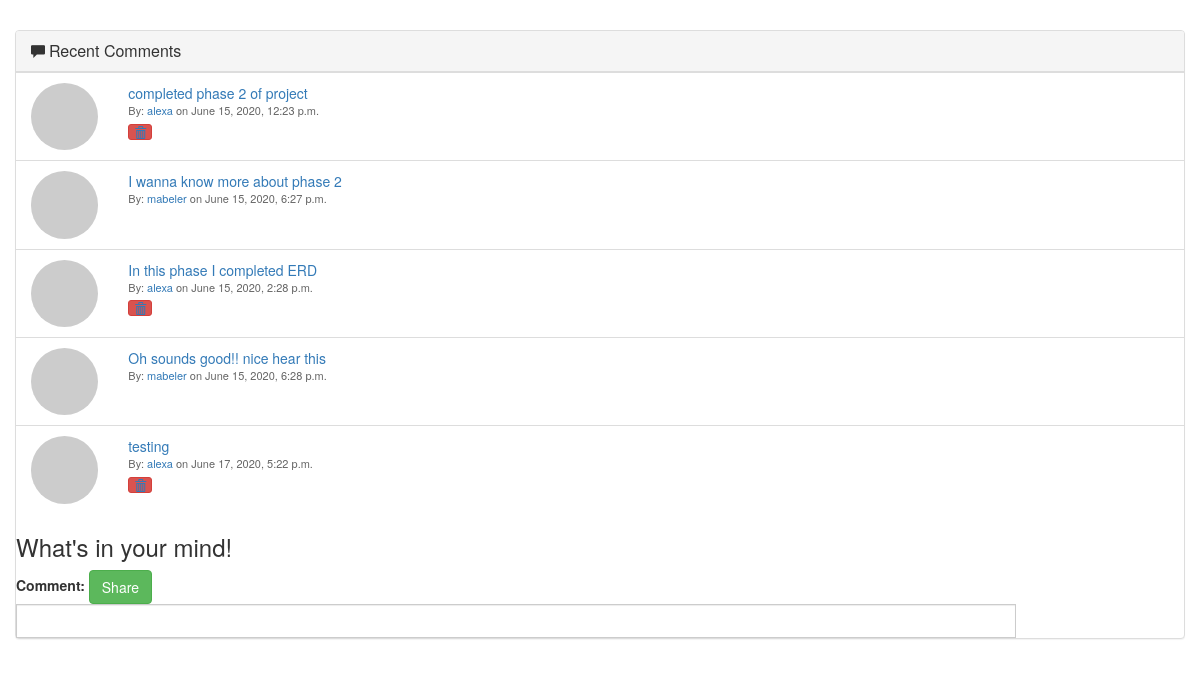
Screenshot of /PyTraker/comments/ (signed in) with the database file from the repository.
### PyTraker/models.py (models this page shows)
class Comments(models.Model):
    user = models.ForeignKey(User, on_delete=models.CASCADE)
    comment = models.CharField(max_length=2000)
    comment_date = models.DateTimeField()
    workdiary = models.ForeignKey(WorkDiary, on_delete=models.CASCADE, default='1')

### PyTraker/views.py (the view, shortened to what this page needs)
# urls.py: path("PyTraker/comments/", views.comment_create_view, name="comment-add"),
@login_required
def comment_create_view(request):
    comments = Comments.objects.all()
    date = datetime.now()
    context = {
        'object': comments,
        'time': defaultfilters.date(date, "Y-m-d h:i A")
    }
    return render(request, "PyTraker/comment_form.html", context)

### PyTraker/templates/PyTraker/comment_form.html (shortened to what this page needs)
<link href="//netdna.bootstrapcdn.com/bootstrap/3.0.0/css/bootstrap.min.css" rel="stylesheet" id="bootstrap-css">
<div class="container">
    <div class="row">
        <div class="panel panel-default widget">
            <div class="panel-heading">
                <span class="glyphicon glyphicon-comment"></span>
                <h3 class="panel-title">
                    Recent Comments</h3>
            </div>
            {% if object %}
                {% for comment in object %}
            <div class="panel-body">
                <ul class="list-group">
                    <li class="list-group-item">
                        <div class="row">
                            <div class="col-xs-2 col-md-1">
                                <img src="http://placehold.it/80" class="img-circle img-responsive" alt="" /></div>
                            <div class="col-xs-10 col-md-11">
                                <div>
                                    <a href="/PyTraker/comments/{{ comment.id }}">
                                        {{ comment.comment }}</a>
                                    <div class="mic-info">
                                        By: <a href="#">{{ comment.user }}</a> on {{ comment.comment_date }}
                                    </div>
                                </div>
                                <div class="action">
                                    {% if comment.user == user %}
                                    <button type="button" class="btn btn-danger btn-xs" title="Delete">
                                        <a href="{{ comment.id }}/delete/"><span class="glyphicon glyphicon-trash"></span></a>
                                    </button>
                                    {% endif %}
                                </div>
                            </div>
                        </div>
                    </li>
                </ul>
            </div>
            {% endfor %}
{% else %}
<h2>You don't have any comment for display </h2>
{% endif %}
  <div class="input-group input-group-lg" style="width:1000px">
  <div class="input-group-prepend">
      <h3><span class="input-group-text" id="inputGroup-sizing-lg">What's in your mind!</span></h3>
  </div>
      <form method="POST" action="">
    <label>Comment:</label>
          <input type="text" class="form-control" name="comment" id="id_comment">
    <input class="btn btn-success" type="submit" value="Share" />
</form>
</div>
        </div>
    </div>
</div>

### PyTraker/templates/PyTraker/comment_form.html (style rules this page uses)
.widget .panel-body { padding:0px; }
.widget .list-group { margin-bottom: 0; }
.widget .panel-title { display:inline }
.widget li.list-group-item { border-radius: 0;border: 0;border-top: 1px solid #ddd; }
.widget .mic-info { color: #666666;font-size: 11px; }
.widget .action { margin-top:5px; }

### rows the page displays
Comments: comment "completed phase 2 of project", user "alexa", comment_date "June 15, 2020, 12:23 p.m."
Comments: comment "I wanna know more about phase 2", user "mabeler", comment_date "June 15, 2020, 6:27 p.m."
Comments: comment "In this phase I completed ERD", user "alexa", comment_date "June 15, 2020, 2:28 p.m."
Comments: comment "Oh sounds good!! nice hear this", user "mabeler", comment_date "June 15, 2020, 6:28 p.m."
Comments: comment "testing", user "alexa", comment_date "June 17, 2020, 5:22 p.m."
